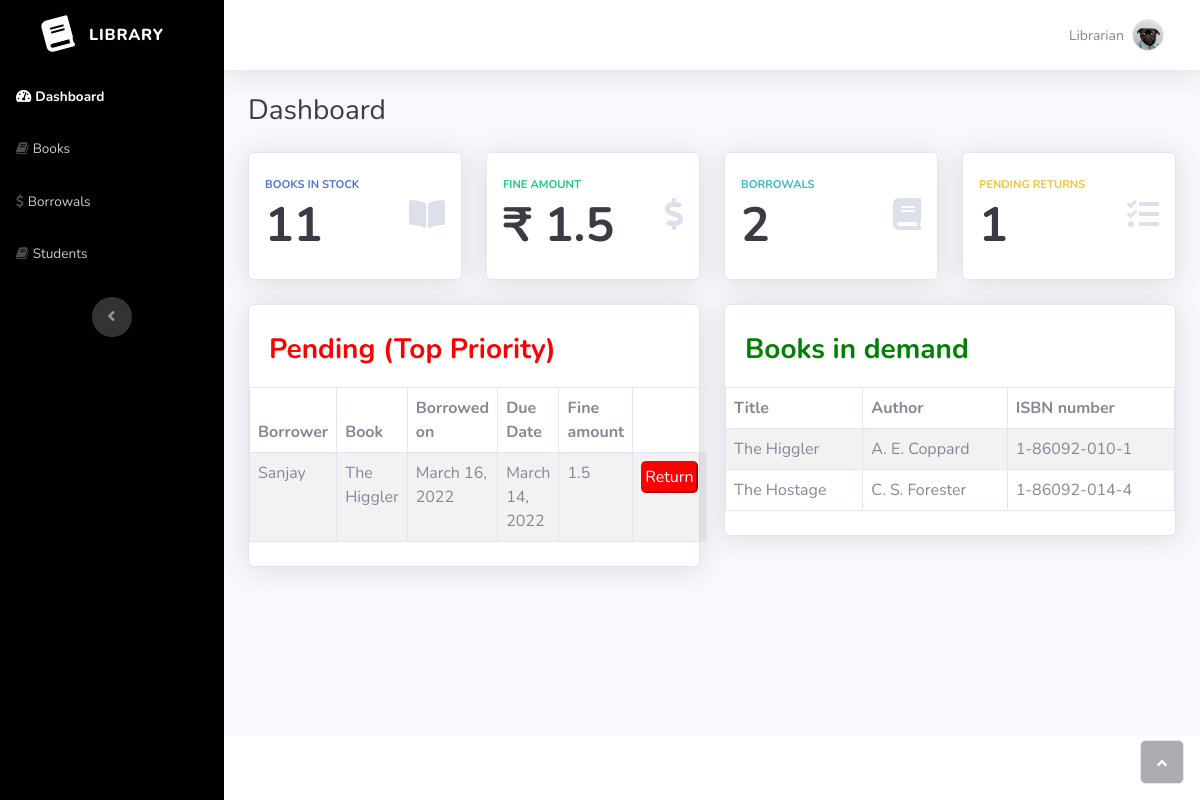
The app's page / (signed in), older data.
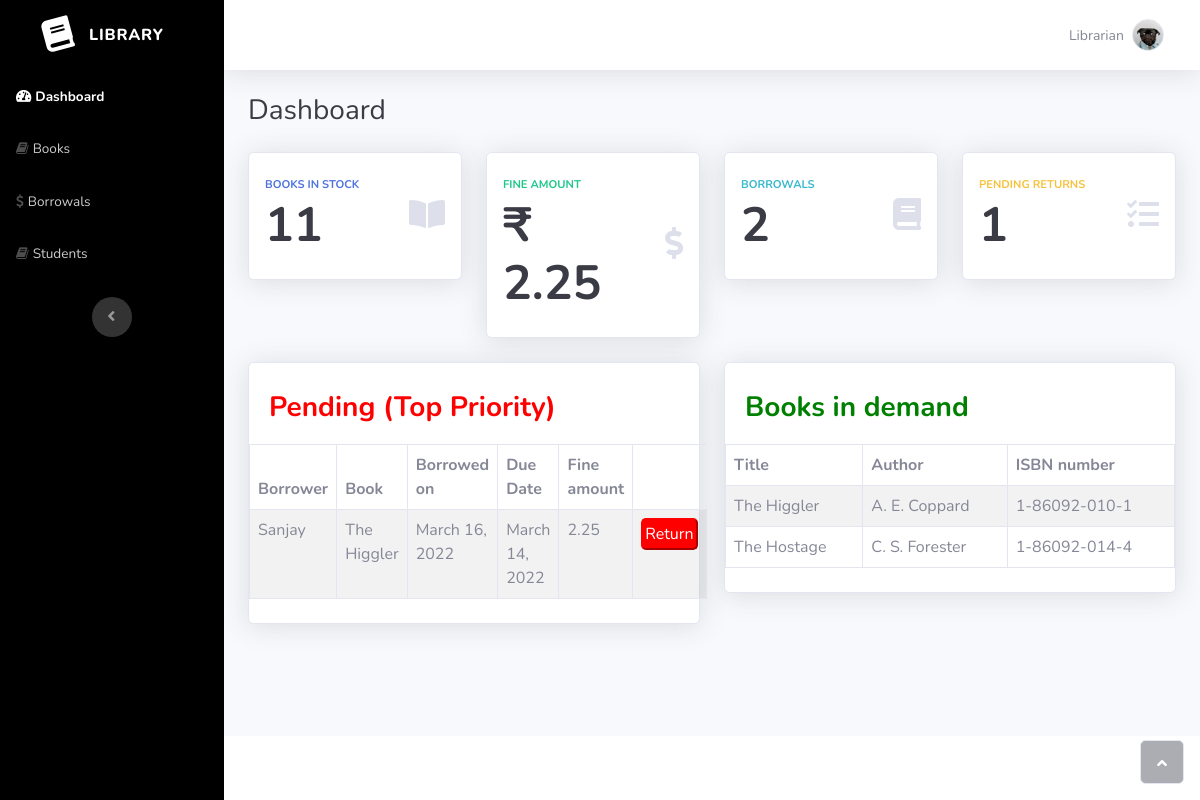
The same page, newer data.
### panel/models.py (models this page shows, shortened)
class Borrow(models.Model):
    borrower = models.ForeignKey(Student, on_delete=models.CASCADE)
    borrowed_on = models.DateField(auto_now_add=True)
    due_date = models.DateField(null=True)
    fine_amount = models.FloatField(null=True, default=0.0)
    book = models.ForeignKey(Book, on_delete=models.CASCADE, default=None)

class Student(models.Model):
    fullname = models.CharField(max_length=200, null=True)
    roll_number = models.CharField(max_length=20, null=True)
    email = models.EmailField(null=True)
    academic_year = models.CharField(max_length=200,
        choices= (
            ('I year', 'I year'),
            ('II year', 'II year'),
            ('III year', 'III year'),
            ('IV year', 'IV year')
        )
    )
    def __str__(self):
        return self.fullname

class Book(models.Model):
    isbn_number = models.CharField(max_length=20, null=True)
    title = models.CharField(max_length=200, null=True)
    author = models.CharField(max_length=200, null=True)
    copies = models.IntegerField(null=True)

### panel/views.py (the view)
# urls.py: path('', include('panel.urls'), name='home'),
@login_required(login_url='login')
def home(request):
    book_count = Book.objects.count
    borrow_count = Borrow.objects.count
    pending_returns = 0
    borrows = list(Borrow.objects.all())
    for b in borrows:
        if b.due_date < timezone.now().date():
            diff = datetime.now().date() - b.due_date
            fine = diff.days * 0.75
            b.fine_amount = fine
            b.save()
        else:
            borrows.remove(b)
    borrow_fine = list(Borrow.objects.filter().values_list('fine_amount', flat=True))
    total_fine = sum(borrow_fine)
    for s in borrow_fine:
        if s > 0:
            pending_returns += 1
    qSort(borrows, 'fine_amount')
    borrows = borrows[-5:]
    books = list(Book.objects.all())
    demand_books = []
    for b in books:
        bk = list(Borrow.objects.filter(book=b).values_list('book', flat=True))
        if len(bk) == b.copies:
            demand_books.append(b)
    data = {'book_count': book_count, 'borrow_count': borrow_count, 'total_fine': total_fine, 'pending_returns':pending_returns}
    if pending_returns != 0:
        data['borrows'] = borrows
    if len(demand_books) != 0:
        data['demand_books'] = demand_books
    return render(request, 'panel/index.html', data)

### panel/qSort.py (called while the page is built)
def quicksort(a,i,j, key):
  if len(a)==1:
    return a
  if i<j:
    d = partition(a,i,j, key)
    quicksort(a,i,d-1, key)
    quicksort(a,d+1,j, key)

def qSort(books, key):
  quicksort(books, 0, len(books)-1, key)

### panel/templates/panel/index.html (shortened to what this page needs)
{% extends 'panel/template.html' %}
{% load static %}
{% block sidebar %}
                <ul class="navbar-nav text-light" id="accordionSidebar">
                    <li class="nav-item"><a class="nav-link active" href="{% url 'home' %}"><i class="fas fa-tachometer-alt"></i><span>Dashboard</span></a></li>
                    <li class="nav-item"><a class="nav-link" href="{% url 'books' %}"><i class="fa fa-book"></i><span>Books</span></a></li>
                    <li class="nav-item"><a class="nav-link" href="{% url 'borrows' %}"><i class="fa fa-dollar"></i><span>Borrowals</span></a></li>
                    <li class="nav-item"><a class="nav-link" href="{% url 'students' %}"><i class="fa fa-book"></i><span>Students</span></a></li>
                </ul>
{% endblock %}
{% block content %}
                <div class="container-fluid">
                    <div class="d-sm-flex justify-content-between align-items-center mb-4">
                        <h3 class="text-dark mb-0">Dashboard</h3>
                    </div>
                    <div class="row">
                        <div class="col-md-6 col-xl-3 mb-4">
                            <div class="card shadow border-start-primary py-2">
                                <div class="card-body">
                                    <div class="row align-items-center no-gutters">
                                        <div class="col me-2">
                                            <div class="text-uppercase text-primary fw-bold text-xs mb-1"><span>BOOKS IN STOCK</span></div>
                                            <div class="text-dark fw-bold h5 mb-0"><font size="20"><span>{{book_count}}</span></font></div>
                                        </div>
                                        <div class="col-auto"><i class="fas fa-book-open fa-2x text-gray-300"></i></div>
                                    </div>
                                </div>
                            </div>
                        </div>
                        <div class="col-md-6 col-xl-3 mb-4">
                            <div class="card shadow border-start-success py-2">
                                <div class="card-body">
                                    <div class="row align-items-center no-gutters">
                                        <div class="col me-2">
                                            <div class="text-uppercase text-success fw-bold text-xs mb-1"><span>fine amount</span></div>
                                            <div class="text-dark fw-bold h5 mb-0"><font size="20"><span>₹ {{total_fine}}</span></font></div>
                                        </div>
                                        <div class="col-auto"><i class="fas fa-dollar-sign fa-2x text-gray-300"></i></div>
                                    </div>
                                </div>
                            </div>
                        </div>
                        <div class="col-md-6 col-xl-3 mb-4">
                            <div class="card shadow border-start-info py-2">
                                <div class="card-body">
                                    <div class="row align-items-center no-gutters">
                                        <div class="col me-2">
                                            <div class="text-uppercase text-info fw-bold text-xs mb-1"><span>borrowals</span></div>
                                            <div class="row g-0 align-items-center">
                                                <div class="col-auto">
                                                    <div class="text-dark fw-bold h5 mb-0 me-3"><font size="20"><span>{{borrow_count}}</span></font></div>
                                                </div>
                                            </div>
                                        </div>
                                        <div class="col-auto"><i class="fas fa-book fa-2x text-gray-300"></i></div>
                                    </div>
                                </div>
                            </div>
                        </div>
                        <div class="col-md-6 col-xl-3 mb-4">
                            <div class="card shadow border-start-warning py-2">
                                <div class="card-body">
                                    <div class="row align-items-center no-gutters">
                                        <div class="col me-2">
                                            <div class="text-uppercase text-warning fw-bold text-xs mb-1"><span>Pending RETURNS</span></div>
                                            <div class="text-dark fw-bold h5 mb-0"><font size="20"><span>{{pending_returns}}</span></font></div>
                                        </div>
                                        <div class="col-auto"><i class="fas fa-tasks fa-2x text-gray-300"></i></div>
                                    </div>
                                </div>
                            </div>
                        </div>
                    </div>
                    <div class="row">
                        <div style="width: 50%;">
                            <div class="card shadow border-start-warning py-2">
                                <h3 style="padding-left:20px;padding-top:20px;font-weight:bold;color:red;margin-bottom:20px;">Pending (Top Priority)</h3>
                                {% if borrows %}
                                    <table class="table table-striped table-bordered" id="dataTable">
                                        <thead>
                                            <tr>
                                                <th>Borrower</th>
                                                <th>Book</th>
                                                <th>Borrowed on</th>
                                                <th>Due Date</th>
                                                <th>Fine amount</th>
                                            </tr>
                                        </thead>
                                        <tbody>
                                            {% for borrow in borrows %}
                                                <tr>
                                                    <td>{{borrow.borrower}}</td>
                                                    <td>{{borrow.book.title}}</td>
                                                    <td>{{borrow.borrowed_on}}</td>
                                                    <td>{{borrow.due_date}}</td>
                                                    <td>{{borrow.fine_amount}}</td>
                                                    <td><a href="/return-book/{{borrow.id}}/"><button type="button" style="background-color: red; color: white; padding: 2px; border-color: red; border-radius: 5px;">Return</button></a>
                                                </tr>
                                            {% endfor %}
                                        </tbody>
                                    </table>
                                {% else %}
                                    <p class="successbox">Great! No pending returns currently</p>
                                {% endif %}
                            </div>
                        </div>
                        <div style="width: 50%;">
                            <div class="card shadow border-start-warning py-2">
                                <h3 style="padding-left:20px;padding-top:20px;font-weight:bold;color:green;margin-bottom:20px;">Books in demand</h3>
                                {% if demand_books %}
                                <table class="table table-striped table-bordered" id="dataTable" style="width:100%">
                                    <thead>
                                        <tr>
                                            <th>Title</th>
                                            <th>Author</th>
                                            <th>ISBN number</th>
                                        </tr>
                                    </thead>
                                    <tbody>
                                        {% for book in demand_books %}
                                            <tr style="padding: 5px;">
                                                <td>{{book.title}}</td>
                                                <td>{{book.author}}</td>
                                                <td>{{book.isbn_number}}</td>
                                            </tr>
                                        {% endfor %}
                                    </tbody>
                                </table>
                                {% else %}
                                    <p class="successbox">No books in demand</p>
                                {% endif %}
                            </div>
                        </div>
                    </div>
                </div>
{% endblock %}

### panel/templates/panel/template.html (shortened to what this page needs)
{% load static %}
<!DOCTYPE html>
<html>
<head>
    <link rel="stylesheet" href="{% static 'bootstrap/css/bootstrap.min.css' %}">
    <link rel="stylesheet" href="{% static 'fonts/fontawesome-all.min.css' %}">
    <link rel="stylesheet" href="{% static 'fonts/font-awesome.min.css' %}">
    <link rel="stylesheet" href="{% static 'fonts/fontawesome5-overrides.min.css' %}">
    <link rel="stylesheet" href="https://cdn.datatables.net/1.10.2/css/jquery.dataTables.min.css">
</head>
<body id="page-top">
    <div id="wrapper">
        <nav class="navbar navbar-dark align-items-start sidebar sidebar-dark accordion bg-gradient-primary p-0" style="background: black;">
            <div class="container-fluid d-flex flex-column p-0"><a class="navbar-brand d-flex justify-content-center align-items-center sidebar-brand m-0" href="#">
                    <div class="sidebar-brand-icon rotate-n-15"><i class="fas fa-book"></i></div>
                    <div class="sidebar-brand-text mx-3"><span>Library</span></div>
                </a>
                {% block sidebar %}
                {% endblock %}
                <div class="text-center d-none d-md-inline"><button class="btn rounded-circle border-0" id="sidebarToggle" type="button"></button></div>
            </div>
        </nav>
        <div class="d-flex flex-column" id="content-wrapper">
            <div id="content">
                <nav class="navbar navbar-light navbar-expand bg-white shadow mb-4 topbar static-top">
                    <div class="container-fluid"><button class="btn btn-link d-md-none rounded-circle me-3" id="sidebarToggleTop" type="button"></button>
                        <ul class="navbar-nav flex-nowrap ms-auto">
                            <li class="nav-item dropdown no-arrow">
                                <div class="nav-item dropdown no-arrow"><a class="dropdown-toggle nav-link" aria-expanded="false" data-bs-toggle="dropdown" href="#"><span class="d-none d-lg-inline me-2 text-gray-600 small">Librarian</span><img class="border rounded-circle img-profile" src="{% static 'img/dogs/image3.jpeg' %}"></a>
                                </div>
                            </li>
                        </ul>
                    </div>
                </nav>
                {% block content %}
                {% endblock %}
            </div>
            <footer class="bg-white sticky-footer">
            </footer>
        </div><a class="border rounded d-inline scroll-to-top" href="#page-top"><i class="fas fa-angle-up"></i></a>
    </div>
</body>
</html>

Row changes from the older to the newer data that the page shows:
changed Borrow "Sanjay": fine_amount "1.5" → "2.25"
Text that changed along with them:
{{ total_fine }}: "1.5" → "2.25"
